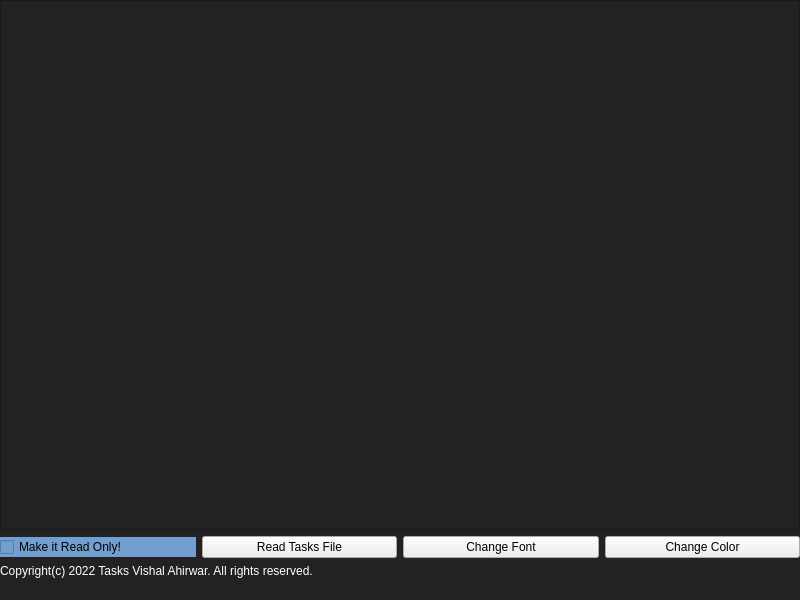
<?xml version="1.0" encoding="UTF-8"?>
<ui version="4.0">
 <class>MainWindow</class>
 <widget class="QMainWindow" name="MainWindow">
  <property name="enabled">
   <bool>true</bool>
  </property>
  <property name="geometry">
   <rect>
    <x>0</x>
    <y>0</y>
    <width>800</width>
    <height>600</height>
   </rect>
  </property>
  <property name="windowTitle">
   <string>Task Page</string>
  </property>
  <property name="windowIcon">
   <iconset>
    <normaloff>vengine.png</normaloff>vengine.png</iconset>
  </property>
  <property name="styleSheet">
   <string notr="true">background-color: rgb(34, 34, 34);</string>
  </property>
  <widget class="QWidget" name="centralwidget">
   <layout class="QVBoxLayout" name="verticalLayout">
    <property name="leftMargin">
     <number>0</number>
    </property>
    <property name="topMargin">
     <number>0</number>
    </property>
    <property name="rightMargin">
     <number>0</number>
    </property>
    <property name="bottomMargin">
     <number>0</number>
    </property>
    <item>
     <widget class="QTextEdit" name="textEdit">
      <property name="font">
       <font>
        <pointsize>17</pointsize>
        <bold>false</bold>
       </font>
      </property>
      <property name="cursor" stdset="0">
       <cursorShape>IBeamCursor</cursorShape>
      </property>
     </widget>
    </item>
    <item>
     <layout class="QHBoxLayout" name="horizontalLayout">
      <item>
       <widget class="QCheckBox" name="checkBox_4">
        <property name="cursor">
         <cursorShape>PointingHandCursor</cursorShape>
        </property>
        <property name="styleSheet">
         <string notr="true">background-color: rgb(114, 159, 207);
color: rgb(0, 0, 0);
font: 700 10pt &quot;Umpush&quot;;</string>
        </property>
        <property name="text">
         <string>Make it Read Only!</string>
        </property>
       </widget>
      </item>
      <item>
       <widget class="QPushButton" name="pushButton_3">
        <property name="cursor">
         <cursorShape>PointingHandCursor</cursorShape>
        </property>
        <property name="styleSheet">
         <string notr="true">background-color: rgb(238, 238, 236);
color: rgb(0, 0, 0);
font: 700 10pt &quot;Umpush&quot;;</string>
        </property>
        <property name="text">
         <string>Read Tasks File</string>
        </property>
       </widget>
      </item>
      <item>
       <widget class="QPushButton" name="pushButton_2">
        <property name="cursor">
         <cursorShape>PointingHandCursor</cursorShape>
        </property>
        <property name="styleSheet">
         <string notr="true">background-color: rgb(238, 238, 236);
color: rgb(0, 0, 0);
font: 700 10pt &quot;Umpush&quot;;</string>
        </property>
        <property name="text">
         <string>Change Font</string>
        </property>
       </widget>
      </item>
      <item>
       <widget class="QPushButton" name="pushButton">
        <property name="cursor">
         <cursorShape>PointingHandCursor</cursorShape>
        </property>
        <property name="styleSheet">
         <string notr="true">background-color: rgb(238, 238, 236);
color: rgb(0, 0, 0);
font: 700 10pt &quot;Umpush&quot;;</string>
        </property>
        <property name="text">
         <string>Change Color</string>
        </property>
       </widget>
      </item>
     </layout>
    </item>
    <item>
     <widget class="QLabel" name="label">
      <property name="cursor">
       <cursorShape>ForbiddenCursor</cursorShape>
      </property>
      <property name="styleSheet">
       <string notr="true">color: rgb(255, 255, 255);</string>
      </property>
      <property name="text">
       <string>Copyright(c) 2022 Tasks Vishal Ahirwar. All rights reserved.</string>
      </property>
     </widget>
    </item>
   </layout>
  </widget>
  <widget class="QMenuBar" name="menubar">
   <property name="geometry">
    <rect>
     <x>0</x>
     <y>0</y>
     <width>800</width>
     <height>20</height>
    </rect>
   </property>
   <property name="cursor">
    <cursorShape>OpenHandCursor</cursorShape>
   </property>
  </widget>
  <widget class="QStatusBar" name="statusbar"/>
 </widget>
 <resources/>
 <connections/>
</ui>
